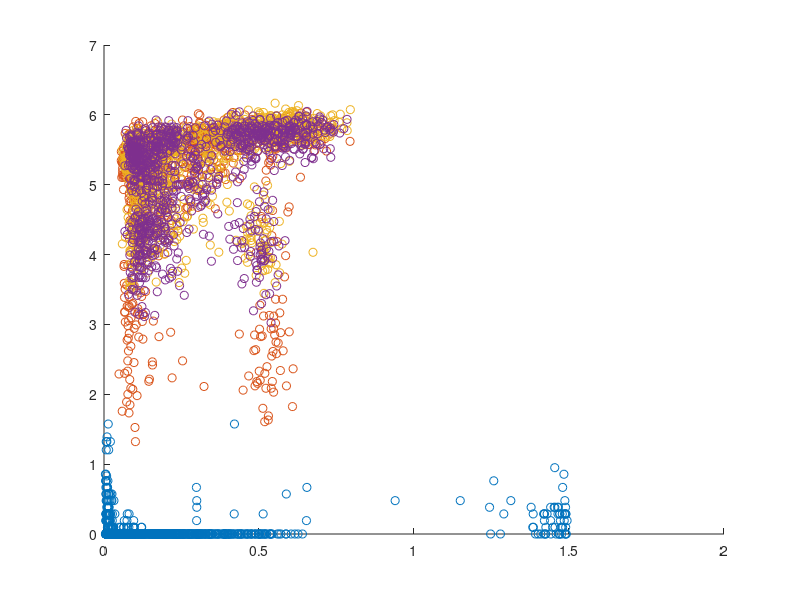

Write the MATLAB code that produced this figure.
#Na jakie obrazy dzielic dane
AREA_SIZE_X = 10;
AREA_SIZE_Y = 10; 

load("nbss.mat");
data = vbss;
images_data_normalized = normalize(vbss);  

number_of_images = size(images_data_normalized)(1);
for image_number = 1:number_of_images;
  image_number
  image_to_proccess = images_data_normalized(image_number,:,:);
  image_to_proccess = squeeze(image_to_proccess);
  
  [image_size_x, image_size_y] = size(image_to_proccess);
  
  vec_x = ones(image_size_x/AREA_SIZE_X, 1);
  vec_x = vec_x .* AREA_SIZE_X;
  vec_y = ones(image_size_y/AREA_SIZE_Y, 1);
  vec_y = vec_y .* AREA_SIZE_Y;

  #podziel obraz na podobrazki o rozmiarze AREA_SIZE_X x AREA_SIZE_Y
  image_subareas = mat2cell(image_to_proccess, vec_x, vec_y);
  
  #dla kazdego podobrazka oblicz odchylenie cwiartkowe i entropie
  [subareas_count_x, subareas_count_y] = size(image_subareas);
  entropy_var2 = entropyfilt(image_to_proccess);
  for x = 1 : subareas_count_x
    for y = 1 : subareas_count_y
      tmp = cell2mat(image_subareas(x,y));
       
      #quartile_deviation = quartileDeviation(image_to_proccess, tmp);
      #quartile_deviations(x,y) = quartile_deviation;  

      #deviation = customDeviation(image_to_proccess, tmp);
      #deviation = customDeviation(image_to_proccess, tmp(:));
      deviations(x,y) = std(tmp(:));
      
      #entropy_var = customEntropy(image_to_proccess, tmp);
      #entropy_var = entropyfilt(image_to_proccess);
      #entropy_var = sum(entropy_var2(x + (x * 10 - 10) : 10 * x, x + (x * 10 - 10) : 10 * x)(:));
      entropy_var = entropy_var2(x * 5, y * 5);
      entropies(x, y) = entropy_var;
    end
  end
  
  scatter(deviations, entropies);
  hold on;
end

##xlabel ("quartile deviations");
##ylabel ("entropies");
##legend
print -djpg image.jpg